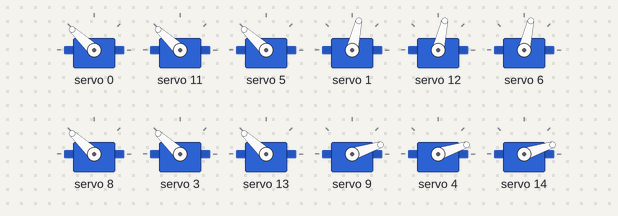
A sketch run on a simulated ESP32. On the bench: 12 × servo. What the sketch prints to the serial monitor is not drawn.

Above: at 1.8 s.
At 4.8 s:
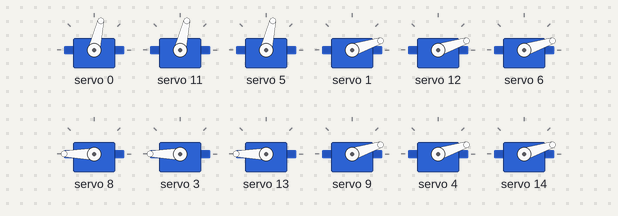
At 7.8 s:
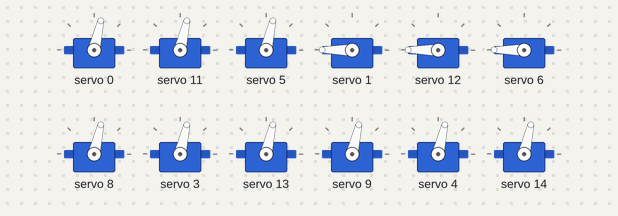
At 11.8 s:
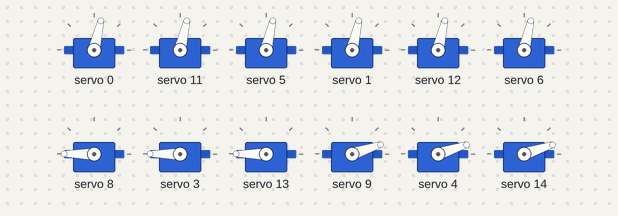
At 16.8 s:
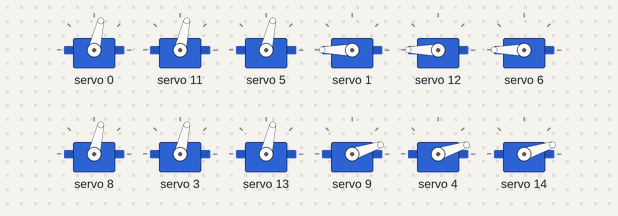
At 33.8 s:
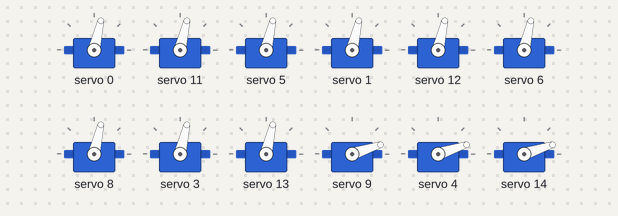
Timing chart, 0 to 40.0 s (numbered marks = the images above):
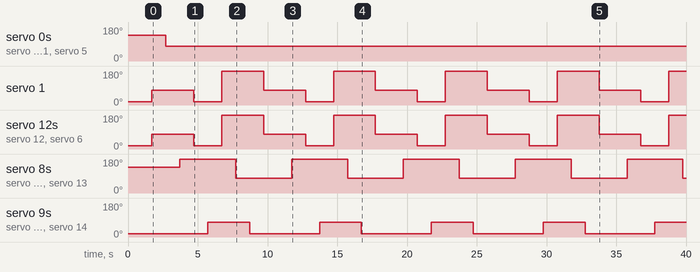

The sketch:

tripod_forward.ino
```cpp
#include <Wire.h>
#include <Adafruit_PWMServoDriver.h>

Adafruit_PWMServoDriver pwm = Adafruit_PWMServoDriver();

#define SERVOMIN 150   // Adjust for full 0-degree position
#define SERVOMAX 650   // Adjust for full 180-degree position
#define NUM_LEGS 6     // Hexapod has 6 legs (but missing right_tibia_B & left_tibia_B)
#define STEP_DELAY 200 // Delay between movements

// Leg groupings for the tripod gait (excluding right_tibia_B and left_tibia_B)

int base_Set_1_coxa[] = {0, 11, 5};
int base_Set_1_femur[] = {1, 12, 6};
int base_Set_2_coxa[] = {8, 3, 13};
int base_Set_2_femur[] = {9, 4, 14};
int tibias[] = {2, 7, 10, 15};

int delaay = 1000;

uint16_t angleToPulse(int angle) {
  return map(angle, 0, 180, SERVOMIN, SERVOMAX);

}

void setup() {
  Serial.begin(9600);
  Wire.begin(21, 22);  // ESP32 I2C: SDA=21, SCL=22
  pwm.begin();
  pwm.setPWMFreq(50);  // 50Hz for servos
  Serial.println("Starting tripod gait (adjusted)...");
  delay(500);
  moveSet(base_Set_1_coxa, 90);
  delay(300);
  moveSet(base_Set_1_femur, 0);
  delay(300);
  moveSet(base_Set_2_coxa, 90);
  delay(300);
  moveSet(base_Set_2_femur, 0);
  delay(300);
  moveSet(tibias, 0);
}

void moveSet(int set[], int angle) {
  for (int i = 0; i < 3; i++) {
    pwm.setPWM(set[i], 0, angleToPulse(angle));
  }
}

void tri_walk()
{
  moveSet(base_Set_1_femur, 45);
  delay(delaay);
  moveSet(base_Set_1_coxa, 45);
  delay(delaay);
  moveSet(base_Set_2_coxa, 135);
  delay(delaay);
  moveSet(base_Set_1_femur, 0);
  delay(delaay);
  moveSet(base_Set_2_femur, 45);
  delay(delaay);
  moveSet(base_Set_1_femur, 135);
  delay(delaay);
  moveSet(base_Set_2_coxa, 45);
  delay(delaay);
  moveSet(base_Set_2_femur, 0);
  delay(delaay);
}

void loop() {
  // Step 1: Lift & Move group A forward


  tri_walk();
}
```

Measured:
- by itself, servo 0, servo 11, servo 5: 137° → 77° at 2.7 s
- by itself, servo 1, servo 12, servo 6: repeats every 8.0 s: 18° 2.0 s, 180° 3.0 s, 77° 3.0 s
- by itself, servo 8, servo 3, servo 13: alternates 180° for 4.0 s and 77° for 4.0 s
- by itself, servo 9, servo 4, servo 14: alternates 77° for 3.0 s and 18° for 5.0 s
